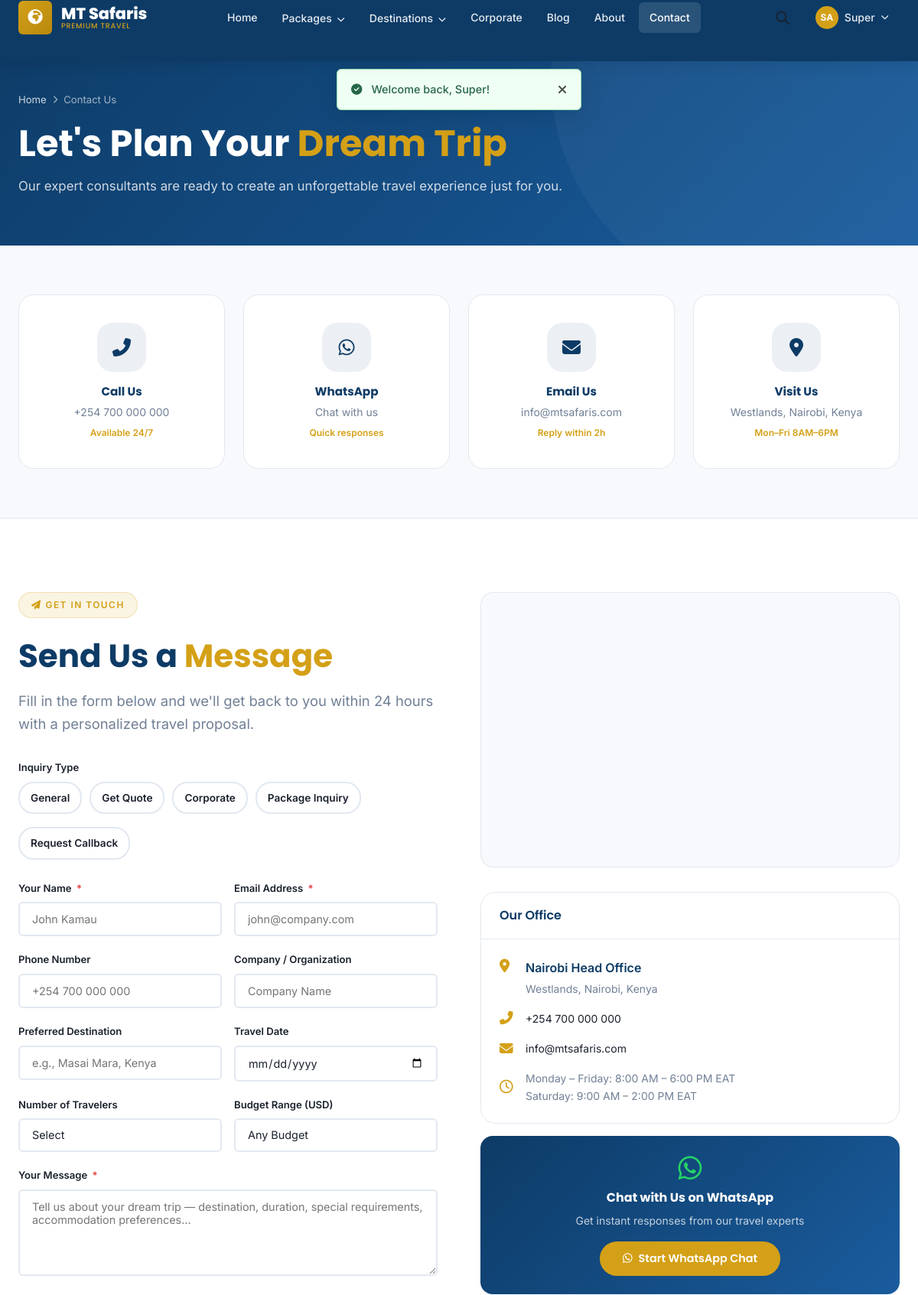
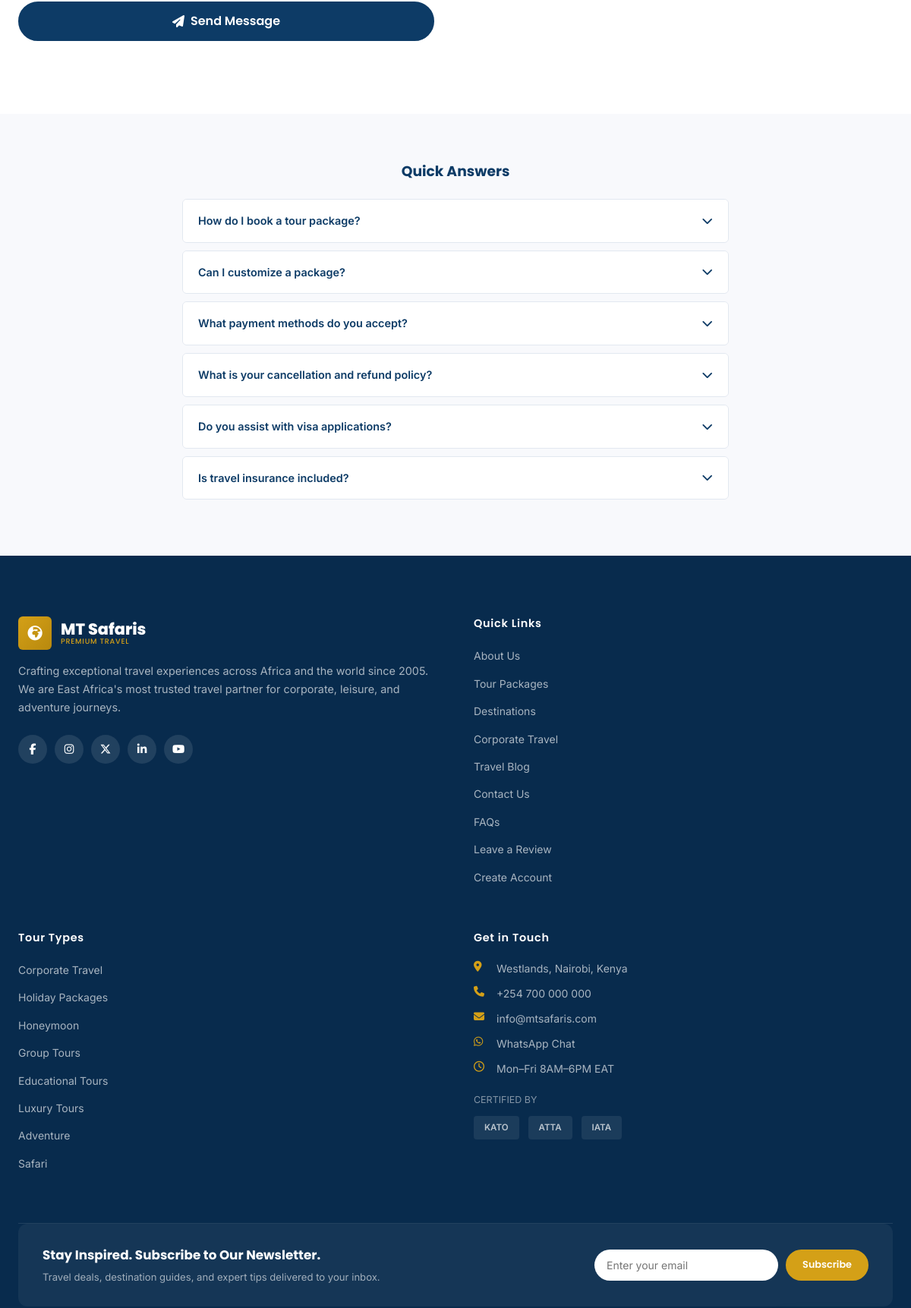
The app's page /contact.php (signed in, upper part) with its own data (2 pictures, top to bottom).
### tables this page shows
CREATE TABLE `users` (
  `id`              INT UNSIGNED AUTO_INCREMENT PRIMARY KEY,
  `uuid`            CHAR(36) NOT NULL UNIQUE DEFAULT (UUID()),
  `first_name`      VARCHAR(100) NOT NULL,
  `last_name`       VARCHAR(100) NOT NULL,
  `email`           VARCHAR(191) NOT NULL UNIQUE,
  `phone`           VARCHAR(30),
  `password_hash`   VARCHAR(255) NOT NULL,
  `role`            ENUM('super_admin','travel_manager','booking_officer','content_editor','finance','customer_support','customer') NOT NULL DEFAULT 'customer',
  `status`          ENUM('active','inactive','suspended','pending') NOT NULL DEFAULT 'pending',
  `avatar`          VARCHAR(500),
  `email_verified`  TINYINT(1) NOT NULL DEFAULT 0,
  `email_verify_token` VARCHAR(100),
  `two_fa_enabled`  TINYINT(1) NOT NULL DEFAULT 0,
  `two_fa_secret`   VARCHAR(100),
  `remember_token`  VARCHAR(100),
  `last_login_at`   DATETIME,
  `last_login_ip`   VARCHAR(50),
  `created_at`      DATETIME NOT NULL DEFAULT CURRENT_TIMESTAMP,
  `updated_at`      DATETIME NOT NULL DEFAULT CURRENT_TIMESTAMP ON UPDATE CURRENT_TIMESTAMP,
  INDEX `idx_email`  (`email`),
  INDEX `idx_role`   (`role`),
  INDEX `idx_status` (`status`)
);

CREATE TABLE `faqs` (
  `id`         INT UNSIGNED AUTO_INCREMENT PRIMARY KEY,
  `category`   VARCHAR(80) NOT NULL DEFAULT 'general',
  `question`   VARCHAR(500) NOT NULL,
  `answer`     TEXT NOT NULL,
  `is_active`  TINYINT(1) NOT NULL DEFAULT 1,
  `sort_order` TINYINT UNSIGNED NOT NULL DEFAULT 0
);

CREATE TABLE `categories` (
  `id`         INT UNSIGNED AUTO_INCREMENT PRIMARY KEY,
  `name`       VARCHAR(100) NOT NULL,
  `slug`       VARCHAR(120) NOT NULL UNIQUE,
  `icon`       VARCHAR(100),
  `image`      VARCHAR(500),
  `color`      VARCHAR(20),
  `description` TEXT,
  `is_active`  TINYINT(1) NOT NULL DEFAULT 1,
  `sort_order` TINYINT UNSIGNED NOT NULL DEFAULT 0
);

### contact.php (the view, shortened to what the rows shown need)
<?php
$headerClass     = 'solid';
require_once 'includes/header.php';
?>
<section class="page-hero">
  <div class="container">
    <div class="page-hero-content">
      <h1>Let's Plan Your <span style="color:var(--clr-gold)">Dream Trip</span></h1>
    </div>
  </div>
</section>
<section class="section" id="quote">
  <div class="container">
    <div class="grid-2" style="gap:56px;align-items:start">
      <div data-animate>
        <h2 class="section-title" style="margin-top:12px">Send Us a <span>Message</span></h2>
      </div>
    </div>
  </div>
</section>
<section class="section-sm" style="background:var(--clr-light)">
  <div class="container">
    <div style="max-width:720px;margin:0 auto">
      <?php
      $faqs = DB::rows("SELECT * FROM faqs WHERE is_active = 1 ORDER BY sort_order ASC LIMIT 6");
      foreach ($faqs as $faq): ?>
      <div class="accordion-item">
        <div class="accordion-header"><?= h($faq['question']) ?> <i class="fas fa-chevron-down"></i></div>
      </div>
      <?php endforeach; ?>
    </div>
  </div>
</section>
<?php require_once 'includes/footer.php'; ?>

### includes/header.php (shortened to what the rows shown need)
<?php
require_once __DIR__ . '/auth.php';
require_once __DIR__ . '/functions.php';
$user        = currentUser();
$categories  = getCategories();
$headerClass = $headerClass ?? 'transparent';
$headerData  = $headerClass === 'transparent' ? 'data-transparent' : '';
$cssV = filemtime(APP_PATH . '/assets/css/style.css');
?>
<!DOCTYPE html>
<html lang="en">
<head>
  <link rel="stylesheet" href="https://cdnjs.cloudflare.com/ajax/libs/font-awesome/6.5.1/css/all.min.css">
  <link rel="stylesheet" href="<?= url('assets/css/style.css') ?>?v=<?= $cssV ?>">
</head>
<body>
<header id="header" class="<?= h($headerClass) ?>" <?= $headerData ?>>
  <div class="container">
    <div class="header-inner">
      <div class="header-actions">
        <?php if ($user): ?>
        <div class="dropdown">
          <a href="#" class="nav-link" style="display:flex;align-items:center;gap:8px">
            <span style="background:var(--clr-gold);color:#fff;width:30px;height:30px;border-radius:50%;display:flex;align-items:center;justify-content:center;font-size:.75rem;font-weight:700">
              <?= strtoupper(substr($user['first_name'], 0, 1) . substr($user['last_name'], 0, 1)) ?>
            </span>
            <?= h($user['first_name']) ?>
            <i class="fas fa-chevron-down" style="font-size:.65rem"></i>
          </a>
        </div>
        <?php else: ?>
        <a href="<?= url('portal/login.php') ?>" class="nav-link">Login</a>
        <a href="<?= url('contact.php#quote') ?>" class="btn btn-gold btn-sm">Get a Quote</a>
        <?php endif; ?>
      </div>
    </div>
  </div>
</header>
<main>

### includes/footer.php (shortened to what the rows shown need)
<?php
$categories  = getCategories();
?>
</main>
<footer class="footer">
  <div class="container">
    <div class="footer-grid">
      <div class="footer-col">
        <ul>
          <?php foreach (array_slice($categories, 0, 8) as $cat): ?>
          <li><a href="<?= url('packages.php?category=' . h($cat['slug'])) ?>"><?= h($cat['name']) ?></a></li>
          <?php endforeach; ?>
        </ul>
      </div>
    </div>
  </div>
</footer>
</body>
</html>

### records on screen
users: first_name+last_name "SA", first_name "Super"
faqs: question "How do I book a tour package?"
faqs: question "Can I customize a package?"
faqs: question "What payment methods do you accept?"
faqs: question "What is your cancellation and refund policy?"
faqs: question "Do you assist with visa applications?"
faqs: question "Is travel insurance included?"
categories: name "Corporate Travel"
categories: name "Holiday Packages"
categories: name "Honeymoon"
categories: name "Group Tours"
categories: name "Educational Tours"
categories: name "Luxury Tours"
categories: name "Adventure"
categories: name "Safari"

### other values on screen
$flash['message'] "Welcome back, Super!"
$c[1] "Call Us"
$c[2] "+254 700 000 000"
$c[4] "Available 24/7"
$c[1] "WhatsApp"
$c[2] "Chat with us"
$c[4] "Quick responses"
$c[1] "Email Us"
$c[2] "info@mtsafaris.com"
$c[4] "Reply within 2h"
$c[1] "Visit Us"
$c[2] "Westlands, Nairobi, Kenya"
$c[4] "Mon–Fri 8AM–6PM"
$label "General"
$label "Get Quote"
